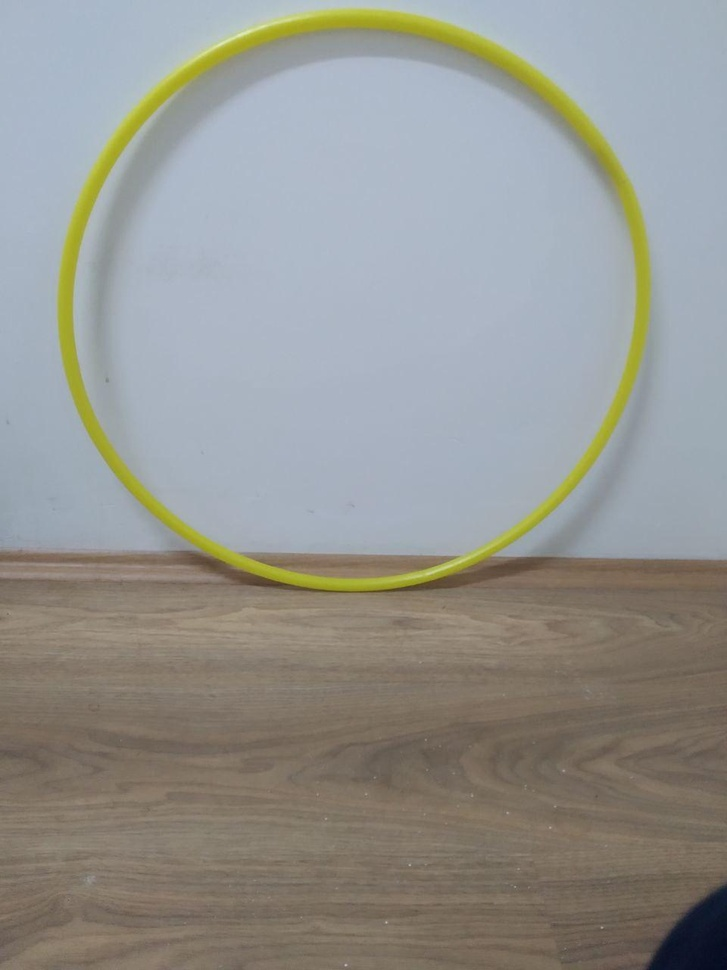
#> input picture Opencv-Python Giriş/resimler/cember.jpg, 727 x 970 px, shrunk from 960 x 1280 before the run, found by its file name; the run also reads 1 picture not shown here
$ python '1.Resim Okuma.py'
#> lines starting #> are read from the running program, lines starting #| are printed output that depends on the picture
# Kütüphane Kurulumları
# Türk okuyucular daha iyi anlaması için tüm değişkenler,türkçe yazılmıştır.
# Türkçe değişken kullanmanızı tavsiye etmem. Global değişkenler kullanın.

import cv2

resim = cv2.imread("resimler\\cember.jpg") # Resmi okuma işlemi
#> resim is the input picture: shape (970, 727, 3); mean B, G, R 144.6, 149, 148.6
gri_resim = cv2.imread("cember.jpg",0) # Resmi grileştirme işlemi
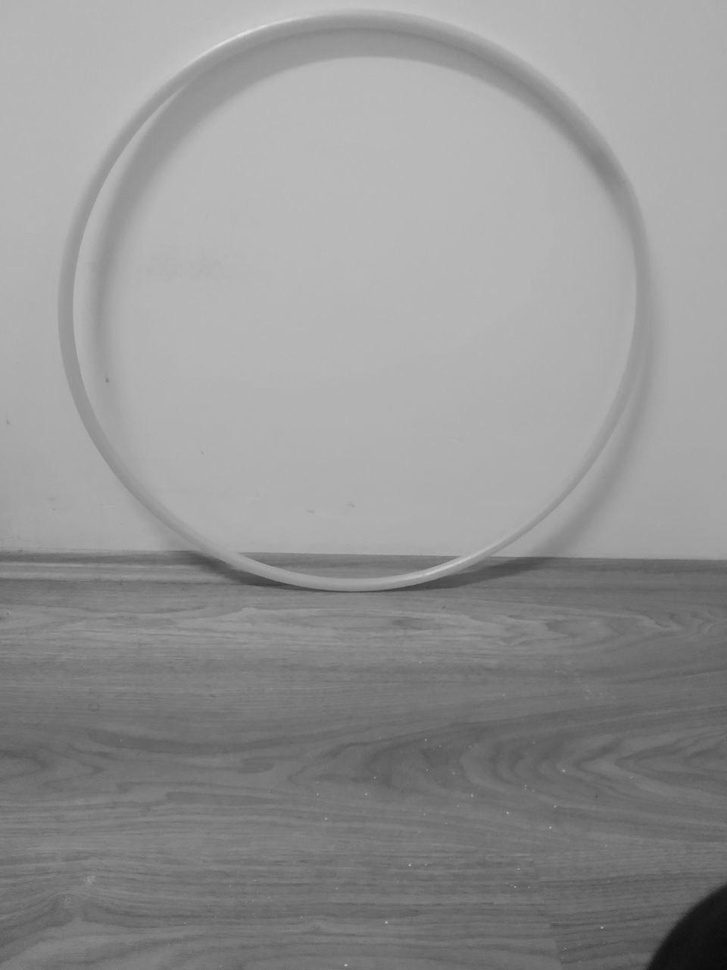
#> gri_resim: shape (970, 727); min 9, max 227, mean 148.3

cv2.imshow("resimler",resim) # Resmi ekranda gösterme işlemi

cv2.waitKey(0) # Pencere kapatma işlemi.
cv2.destroyAllWindows()
